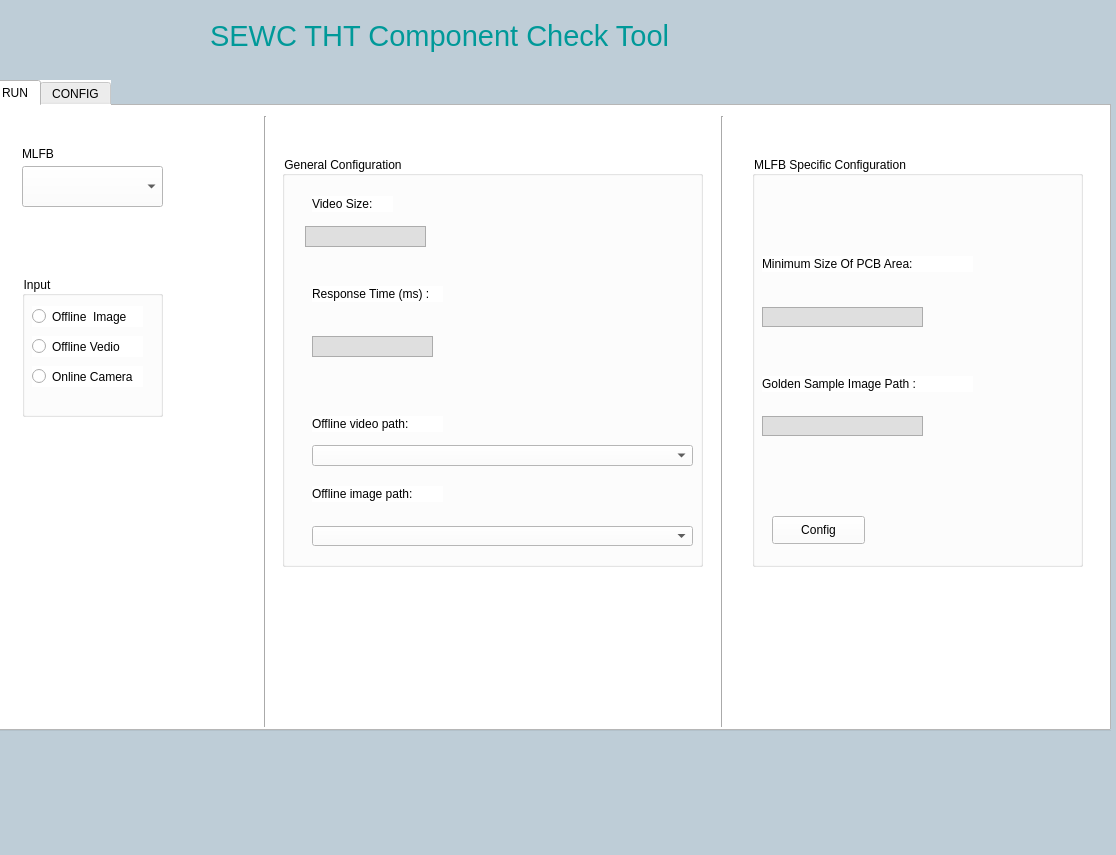
<?xml version="1.0" encoding="UTF-8"?>
<ui version="4.0">
 <class>MainWindow</class>
 <widget class="QMainWindow" name="MainWindow">
  <property name="geometry">
   <rect>
    <x>0</x>
    <y>0</y>
    <width>1116</width>
    <height>855</height>
   </rect>
  </property>
  <property name="windowTitle">
   <string>MainWindow</string>
  </property>
  <property name="styleSheet">
   <string notr="true">background-color: rgb(190, 205, 215);</string>
  </property>
  <widget class="QWidget" name="centralwidget">
   <widget class="QTabWidget" name="Status">
    <property name="geometry">
     <rect>
      <x>-10</x>
      <y>80</y>
      <width>1121</width>
      <height>651</height>
     </rect>
    </property>
    <property name="styleSheet">
     <string notr="true">background-color: rgb(255, 255, 255);</string>
    </property>
    <property name="currentIndex">
     <number>0</number>
    </property>
    <widget class="QWidget" name="Tab1">
     <attribute name="title">
      <string>RUN</string>
     </attribute>
     <widget class="QLabel" name="label_5">
      <property name="geometry">
       <rect>
        <x>30</x>
        <y>40</y>
        <width>55</width>
        <height>16</height>
       </rect>
      </property>
      <property name="text">
       <string>MLFB</string>
      </property>
     </widget>
     <widget class="QComboBox" name="comboBox">
      <property name="geometry">
       <rect>
        <x>30</x>
        <y>60</y>
        <width>141</width>
        <height>41</height>
       </rect>
      </property>
     </widget>
     <widget class="QGroupBox" name="groupBox">
      <property name="geometry">
       <rect>
        <x>30</x>
        <y>170</y>
        <width>141</width>
        <height>141</height>
       </rect>
      </property>
      <property name="title">
       <string>Input</string>
      </property>
      <widget class="QRadioButton" name="radioButton">
       <property name="geometry">
        <rect>
         <x>10</x>
         <y>30</y>
         <width>111</width>
         <height>21</height>
        </rect>
       </property>
       <property name="text">
        <string>Offline  Image</string>
       </property>
      </widget>
      <widget class="QRadioButton" name="radioButton_2">
       <property name="geometry">
        <rect>
         <x>10</x>
         <y>60</y>
         <width>111</width>
         <height>21</height>
        </rect>
       </property>
       <property name="text">
        <string>Offline Vedio</string>
       </property>
      </widget>
      <widget class="QRadioButton" name="radioButton_3">
       <property name="geometry">
        <rect>
         <x>10</x>
         <y>90</y>
         <width>111</width>
         <height>21</height>
        </rect>
       </property>
       <property name="text">
        <string>Online Camera</string>
       </property>
      </widget>
     </widget>
     <widget class="Line" name="line">
      <property name="geometry">
       <rect>
        <x>263</x>
        <y>10</y>
        <width>20</width>
        <height>611</height>
       </rect>
      </property>
      <property name="orientation">
       <enum>Qt::Vertical</enum>
      </property>
     </widget>
     <widget class="QGroupBox" name="groupBox_2">
      <property name="geometry">
       <rect>
        <x>290</x>
        <y>50</y>
        <width>421</width>
        <height>411</height>
       </rect>
      </property>
      <property name="title">
       <string>General Configuration</string>
      </property>
      <widget class="QLabel" name="label_6">
       <property name="geometry">
        <rect>
         <x>40</x>
         <y>60</y>
         <width>81</width>
         <height>16</height>
        </rect>
       </property>
       <property name="text">
        <string>Video Size:</string>
       </property>
      </widget>
      <widget class="QLabel" name="label_7">
       <property name="geometry">
        <rect>
         <x>40</x>
         <y>210</y>
         <width>55</width>
         <height>16</height>
        </rect>
       </property>
       <property name="text">
        <string>TextLabel</string>
       </property>
      </widget>
      <widget class="QLabel" name="label_8">
       <property name="geometry">
        <rect>
         <x>40</x>
         <y>310</y>
         <width>55</width>
         <height>16</height>
        </rect>
       </property>
       <property name="text">
        <string>TextLabel</string>
       </property>
      </widget>
      <widget class="QGroupBox" name="groupBox_3">
       <property name="geometry">
        <rect>
         <x>0</x>
         <y>0</y>
         <width>421</width>
         <height>411</height>
        </rect>
       </property>
       <property name="title">
        <string>General Configuration</string>
       </property>
       <widget class="QLabel" name="label_9">
        <property name="geometry">
         <rect>
          <x>30</x>
          <y>40</y>
          <width>81</width>
          <height>16</height>
         </rect>
        </property>
        <property name="text">
         <string>Video Size:</string>
        </property>
       </widget>
       <widget class="QTextEdit" name="textEdit_video_size">
        <property name="enabled">
         <bool>false</bool>
        </property>
        <property name="geometry">
         <rect>
          <x>23</x>
          <y>70</y>
          <width>121</width>
          <height>21</height>
         </rect>
        </property>
        <property name="acceptDrops">
         <bool>true</bool>
        </property>
        <property name="styleSheet">
         <string notr="true">background-color: rgb(223, 223, 223);</string>
        </property>
        <property name="verticalScrollBarPolicy">
         <enum>Qt::ScrollBarAlwaysOff</enum>
        </property>
       </widget>
       <widget class="QLabel" name="label_letters_response_time">
        <property name="geometry">
         <rect>
          <x>30</x>
          <y>130</y>
          <width>131</width>
          <height>16</height>
         </rect>
        </property>
        <property name="text">
         <string>Response Time (ms) : </string>
        </property>
       </widget>
       <widget class="QTextEdit" name="textEdit_video_size_2">
        <property name="enabled">
         <bool>false</bool>
        </property>
        <property name="geometry">
         <rect>
          <x>30</x>
          <y>180</y>
          <width>121</width>
          <height>21</height>
         </rect>
        </property>
        <property name="acceptDrops">
         <bool>true</bool>
        </property>
        <property name="styleSheet">
         <string notr="true">background-color: rgb(223, 223, 223);</string>
        </property>
        <property name="verticalScrollBarPolicy">
         <enum>Qt::ScrollBarAlwaysOff</enum>
        </property>
       </widget>
       <widget class="QLabel" name="label_letters_vpath">
        <property name="geometry">
         <rect>
          <x>30</x>
          <y>260</y>
          <width>131</width>
          <height>16</height>
         </rect>
        </property>
        <property name="text">
         <string>Offline video path:</string>
        </property>
       </widget>
       <widget class="QComboBox" name="comboBox_offline_video_select">
        <property name="enabled">
         <bool>true</bool>
        </property>
        <property name="geometry">
         <rect>
          <x>30</x>
          <y>289</y>
          <width>381</width>
          <height>21</height>
         </rect>
        </property>
        <property name="font">
         <font>
          <pointsize>8</pointsize>
         </font>
        </property>
        <property name="styleSheet">
         <string notr="true">background-color: rgb(255, 255, 255);</string>
        </property>
       </widget>
       <widget class="QLabel" name="label_letters_ipath">
        <property name="geometry">
         <rect>
          <x>30</x>
          <y>330</y>
          <width>131</width>
          <height>16</height>
         </rect>
        </property>
        <property name="text">
         <string>Offline image path:</string>
        </property>
       </widget>
       <widget class="QComboBox" name="comboBox_MLFB_ipath_select">
        <property name="enabled">
         <bool>true</bool>
        </property>
        <property name="geometry">
         <rect>
          <x>30</x>
          <y>370</y>
          <width>381</width>
          <height>20</height>
         </rect>
        </property>
        <property name="font">
         <font>
          <pointsize>8</pointsize>
         </font>
        </property>
        <property name="styleSheet">
         <string notr="true">background-color: rgb(255, 255, 255);</string>
        </property>
       </widget>
      </widget>
     </widget>
     <widget class="Line" name="line_2">
      <property name="geometry">
       <rect>
        <x>720</x>
        <y>10</y>
        <width>20</width>
        <height>611</height>
       </rect>
      </property>
      <property name="orientation">
       <enum>Qt::Vertical</enum>
      </property>
     </widget>
     <widget class="QGroupBox" name="groupBox_4">
      <property name="geometry">
       <rect>
        <x>760</x>
        <y>50</y>
        <width>331</width>
        <height>411</height>
       </rect>
      </property>
      <property name="title">
       <string>MLFB Specific Configuration</string>
      </property>
      <widget class="QLabel" name="label_letters_min_pcb_area">
       <property name="geometry">
        <rect>
         <x>10</x>
         <y>100</y>
         <width>211</width>
         <height>16</height>
        </rect>
       </property>
       <property name="text">
        <string>Minimum Size Of PCB Area:</string>
       </property>
      </widget>
      <widget class="QTextEdit" name="textEdit_min_size_pcb_area">
       <property name="enabled">
        <bool>false</bool>
       </property>
       <property name="geometry">
        <rect>
         <x>10</x>
         <y>151</y>
         <width>161</width>
         <height>20</height>
        </rect>
       </property>
       <property name="styleSheet">
        <string notr="true">background-color: rgb(223, 223, 223);</string>
       </property>
       <property name="verticalScrollBarPolicy">
        <enum>Qt::ScrollBarAlwaysOff</enum>
       </property>
       <property name="html">
        <string>&lt;!DOCTYPE HTML PUBLIC &quot;-//W3C//DTD HTML 4.0//EN&quot; &quot;http://www.w3.org/TR/REC-html40/strict.dtd&quot;&gt;
&lt;html&gt;&lt;head&gt;&lt;meta name=&quot;qrichtext&quot; content=&quot;1&quot; /&gt;&lt;style type=&quot;text/css&quot;&gt;
p, li { white-space: pre-wrap; }
&lt;/style&gt;&lt;/head&gt;&lt;body style=&quot; font-family:'MS Shell Dlg 2'; font-size:7.8pt; font-weight:400; font-style:normal;&quot;&gt;
&lt;p style=&quot;-qt-paragraph-type:empty; margin-top:0px; margin-bottom:0px; margin-left:0px; margin-right:0px; -qt-block-indent:0; text-indent:0px;&quot;&gt;&lt;br /&gt;&lt;/p&gt;&lt;/body&gt;&lt;/html&gt;</string>
       </property>
      </widget>
      <widget class="QLabel" name="label_letters_golden_sample_path">
       <property name="geometry">
        <rect>
         <x>10</x>
         <y>220</y>
         <width>211</width>
         <height>16</height>
        </rect>
       </property>
       <property name="text">
        <string>Golden Sample Image Path : </string>
       </property>
      </widget>
      <widget class="QTextEdit" name="textEdit_golden_sample_path">
       <property name="enabled">
        <bool>false</bool>
       </property>
       <property name="geometry">
        <rect>
         <x>10</x>
         <y>260</y>
         <width>161</width>
         <height>20</height>
        </rect>
       </property>
       <property name="styleSheet">
        <string notr="true">background-color: rgb(223, 223, 223);</string>
       </property>
       <property name="verticalScrollBarPolicy">
        <enum>Qt::ScrollBarAlwaysOff</enum>
       </property>
       <property name="html">
        <string>&lt;!DOCTYPE HTML PUBLIC &quot;-//W3C//DTD HTML 4.0//EN&quot; &quot;http://www.w3.org/TR/REC-html40/strict.dtd&quot;&gt;
&lt;html&gt;&lt;head&gt;&lt;meta name=&quot;qrichtext&quot; content=&quot;1&quot; /&gt;&lt;style type=&quot;text/css&quot;&gt;
p, li { white-space: pre-wrap; }
&lt;/style&gt;&lt;/head&gt;&lt;body style=&quot; font-family:'MS Shell Dlg 2'; font-size:7.8pt; font-weight:400; font-style:normal;&quot;&gt;
&lt;p style=&quot;-qt-paragraph-type:empty; margin-top:0px; margin-bottom:0px; margin-left:0px; margin-right:0px; -qt-block-indent:0; text-indent:0px;&quot;&gt;&lt;br /&gt;&lt;/p&gt;&lt;/body&gt;&lt;/html&gt;</string>
       </property>
      </widget>
      <widget class="QPushButton" name="pushButton_6">
       <property name="geometry">
        <rect>
         <x>20</x>
         <y>360</y>
         <width>93</width>
         <height>28</height>
        </rect>
       </property>
       <property name="text">
        <string>Config</string>
       </property>
      </widget>
     </widget>
    </widget>
    <widget class="QWidget" name="Tab2">
     <attribute name="title">
      <string>CONFIG</string>
     </attribute>
     <widget class="QLabel" name="label">
      <property name="geometry">
       <rect>
        <x>10</x>
        <y>10</y>
        <width>55</width>
        <height>16</height>
       </rect>
      </property>
      <property name="text">
       <string>video:</string>
      </property>
     </widget>
     <widget class="QLabel" name="label_2">
      <property name="geometry">
       <rect>
        <x>40</x>
        <y>40</y>
        <width>741</width>
        <height>531</height>
       </rect>
      </property>
      <property name="styleSheet">
       <string notr="true">background-color: rgb(238, 238, 238);</string>
      </property>
      <property name="text">
       <string/>
      </property>
     </widget>
     <widget class="QLabel" name="label_4">
      <property name="geometry">
       <rect>
        <x>790</x>
        <y>10</y>
        <width>55</width>
        <height>16</height>
       </rect>
      </property>
      <property name="text">
       <string>Status:</string>
      </property>
     </widget>
     <widget class="QLabel" name="label_result">
      <property name="geometry">
       <rect>
        <x>810</x>
        <y>30</y>
        <width>251</width>
        <height>131</height>
       </rect>
      </property>
      <property name="font">
       <font>
        <pointsize>36</pointsize>
        <weight>75</weight>
        <bold>true</bold>
       </font>
      </property>
      <property name="autoFillBackground">
       <bool>false</bool>
      </property>
      <property name="styleSheet">
       <string notr="true">background-color: rgb(238, 238, 238);</string>
      </property>
      <property name="text">
       <string/>
      </property>
      <property name="alignment">
       <set>Qt::AlignCenter</set>
      </property>
      <property name="wordWrap">
       <bool>false</bool>
      </property>
     </widget>
     <widget class="QPushButton" name="pushButton">
      <property name="geometry">
       <rect>
        <x>810</x>
        <y>190</y>
        <width>93</width>
        <height>28</height>
       </rect>
      </property>
      <property name="text">
       <string>take picture</string>
      </property>
     </widget>
     <widget class="QPushButton" name="pushButton_2">
      <property name="geometry">
       <rect>
        <x>950</x>
        <y>190</y>
        <width>93</width>
        <height>28</height>
       </rect>
      </property>
      <property name="text">
       <string>view log</string>
      </property>
     </widget>
     <widget class="QPushButton" name="pushButton_3">
      <property name="geometry">
       <rect>
        <x>870</x>
        <y>320</y>
        <width>111</width>
        <height>41</height>
       </rect>
      </property>
      <property name="text">
       <string>Start</string>
      </property>
     </widget>
     <widget class="QPushButton" name="pushButton_4">
      <property name="geometry">
       <rect>
        <x>870</x>
        <y>390</y>
        <width>111</width>
        <height>41</height>
       </rect>
      </property>
      <property name="text">
       <string>Manual check</string>
      </property>
     </widget>
     <widget class="QPushButton" name="pushButton_5">
      <property name="geometry">
       <rect>
        <x>870</x>
        <y>460</y>
        <width>111</width>
        <height>41</height>
       </rect>
      </property>
      <property name="text">
       <string>Idle</string>
      </property>
     </widget>
    </widget>
   </widget>
   <widget class="QLabel" name="label_3">
    <property name="geometry">
     <rect>
      <x>210</x>
      <y>10</y>
      <width>641</width>
      <height>51</height>
     </rect>
    </property>
    <property name="font">
     <font>
      <pointsize>22</pointsize>
     </font>
    </property>
    <property name="styleSheet">
     <string notr="true">color: rgb(0, 153, 153);</string>
    </property>
    <property name="text">
     <string>SEWC THT Component Check Tool</string>
    </property>
   </widget>
  </widget>
  <widget class="QMenuBar" name="menubar">
   <property name="geometry">
    <rect>
     <x>0</x>
     <y>0</y>
     <width>1116</width>
     <height>26</height>
    </rect>
   </property>
  </widget>
  <widget class="QStatusBar" name="statusbar"/>
 </widget>
 <resources/>
 <connections/>
</ui>
